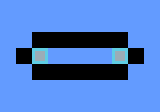

A level layout from a 2D game, rendered from its tile map. Below: a short description, then the map file with tile-grid data replaced by summaries:
An orthogonal 10x7 tile map with 16x16 px tiles, 1 tile layer (Tile Layer 1).

<map version="1.0" orientation="orthogonal" renderorder="right-down" width="10" height="7" tilewidth="16" tileheight="16" nextobjectid="1">
 <tileset firstgid="1" name="sample-tileset" tilewidth="16" tileheight="16" tilecount="5">
  <image source="../sample-tileset.png" width="80" height="16" />
 </tileset>
 <layer name="Tile Layer 1" width="10" height="7">
  <data>[70 cells, 70 non-empty, 3 distinct tile ids]</data>
 </layer>
</map>